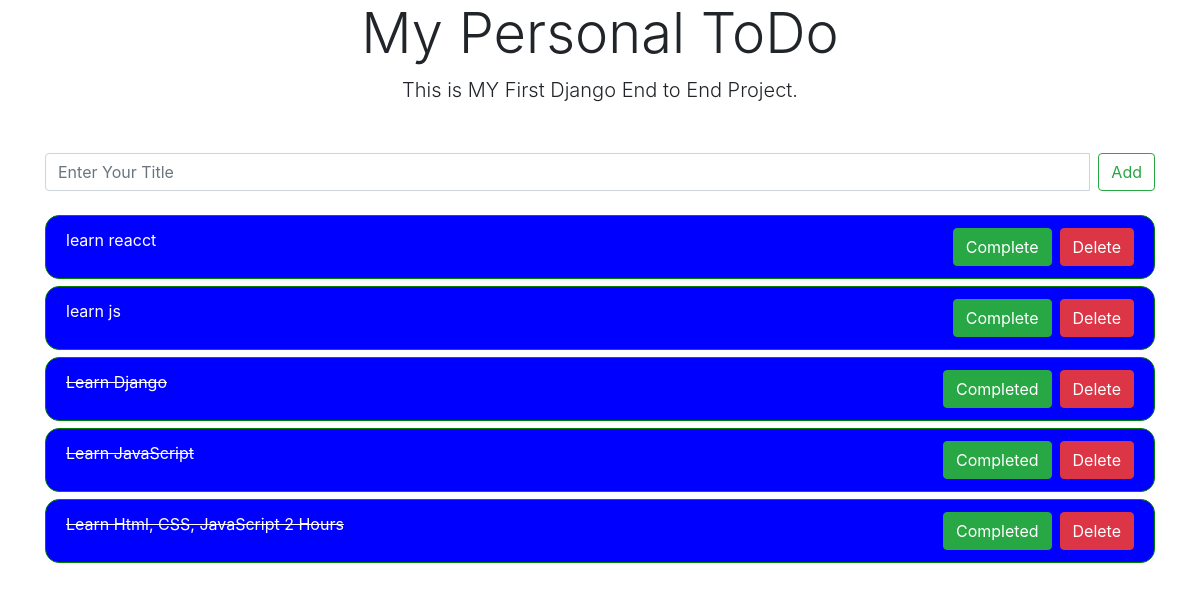
The page / on the database its author committed.
### mytodo/models.py (models this page shows, shortened)
class MyTodo(models.Model):
    title = models.CharField(max_length=100)
    complete = models.BooleanField(default=False)
    created_at = models.DateTimeField(auto_now_add=True)

### mytodo/views.py (the view)
# urls.py: 2. Add a URL to urlpatterns:  path('', Home.as_view(), name='home')
def Home(request):
    if request.method == "POST":
        title = request.POST.get('title')
        if title != "":
            MyTodo.objects.create(title=title)
        return redirect('Home')
    all_data = MyTodo.objects.all()
    data = {"data": all_data}
    return render(request, 'home.html', context=data)

### templates/home.html (shortened to what this page needs)
<!doctype html>
<html lang="en">
<head>
    <link rel="stylesheet" href="https://maxcdn.bootstrapcdn.com/bootstrap/4.0.0/css/bootstrap.min.css"
>
</head>
<body>
<div class="text-center">
    <div class="container">
        <h1 class="display-4">My Personal ToDo</h1>
        <p class="lead">This is MY First Django End to End Project.</p>
    </div>
</div>
<form method="post">
    <div class="container mt-5">
        <div class="input-group mb-3">
            <input type="text" class="form-control mr-2" id="title" name="title" aria-label="" aria-describedby="basic-addon1"
                   placeholder="Enter Your Title">
            <button class="btn btn-outline-success" type="submit">Add</button>
        </div>
    </div>
</form>
<div class="container">
    <ul class="list-group">
        {% for i in data %}
        <li class="list-group-item list-group-item-primary mt-2">
            {% if i.complete %}
            <strike>{{i.title}}</strike>
            {% elif i.complete != 'True' %}
            {{i.title}}
            {% endif %}
            <a href="{% url 'Delete' i.id %}">
                <button type="button" class="btn btn-danger float-right">Delete</button>
            </a>
            {% if i.complete %}
            <a href="{% url 'UnComplete' i.id %}">
                <button type="button" class="btn btn-success float-right mr-2">Completed</button>
            </a>
            {% elif i.complete != 'True' %}
            <a href="{% url 'Complete' i.id %}">
                <button type="button" class="btn btn-success float-right mr-2">Complete</button>
            </a>
            {% endif %}
        </li>
        {% endfor %}
    </ul>
</div>
</body>
</html>

### templates/home.html (style rules this page uses)
.list-group-item { border-radius: 14px; background: blue; color: white; transition: 1s; border-color: green; opacity: 1; }
.list-group-item:first-child { border-top-left-radius: 14px; border-top-right-radius: 14px; }
.list-group-item:last-child { border-bottom-left-radius: 14px; border-bottom-right-radius: 14px; }

### rows shown on the page
MyTodo: title "learn reacct", complete "Complete"
MyTodo: title "learn js", complete "Complete"
MyTodo: title "Learn Django", complete "Completed"
MyTodo: title "Learn JavaScript", complete "Completed"
MyTodo: title "Learn Html, CSS, JavaScript 2 Hours", complete "Completed"
